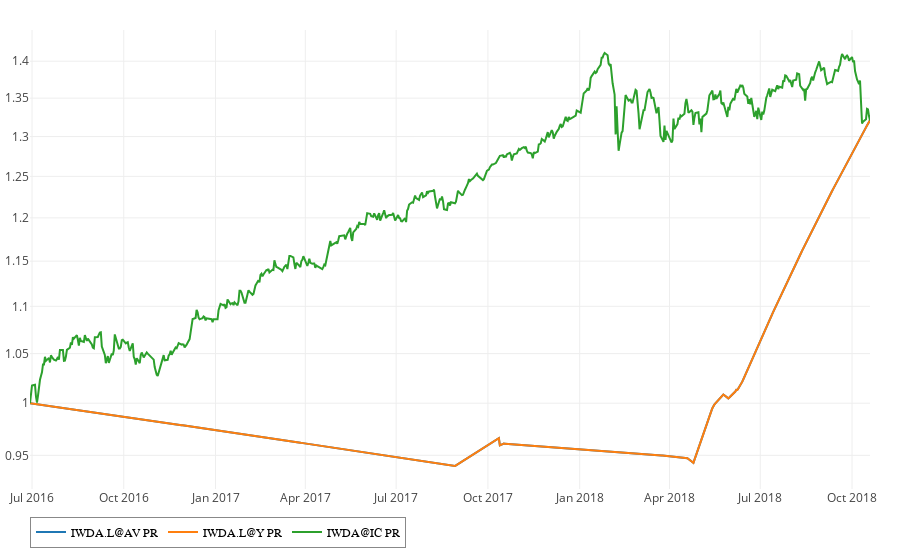

Notebook code cell kept with this figure:
### Code cell
all = [get("IWDA.L@AV"), get("IWDA.L@Y"), get("IWDA@IC")]
all = [price(s) for s in all]
show(all)

### Figure 1 — Plotly figure (JSON) as saved in the notebook; plotly's stock layout.template omitted (floating-point values rounded to 4 significant figures; data arrays with more than 128 entries replaced by an {"elided": "..."} marker saying what was removed)
{"data": [{"connectgaps": false, "mode": "lines", "name": "IWDA.L@AV PR", "text": "IWDA.L@AV PR", "textposition": "middle right", "type": "scatter", "uid": "e1c791da-d386-11e8-b21c-000c29ea52fa", "x": {"elided": "843 str values"}, "y": {"elided": "843 float values"}}, {"connectgaps": false, "mode": "lines", "name": "IWDA.L@Y PR", "text": "IWDA.L@Y PR", "textposition": "middle right", "type": "scatter", "uid": "e1c791db-d386-11e8-b21c-000c29ea52fa", "x": {"elided": "843 str values"}, "y": {"elided": "843 float values"}}, {"connectgaps": false, "mode": "lines", "name": "IWDA@IC PR", "text": "IWDA@IC PR", "textposition": "middle right", "type": "scatter", "uid": "e1c791dc-d386-11e8-b21c-000c29ea52fa", "x": {"elided": "843 str values"}, "y": {"elided": "843 float values"}}], "layout": {"hovermode": "closest", "legend": {"bgcolor": "rgb(255,255,255,50)", "bordercolor": "#888888", "borderwidth": 1, "font": {"color": "#000", "family": "sans-serif", "size": 12}, "orientation": "h", "traceorder": "normal", "x": 0, "y": -0.06, "yanchor": "top"}, "margin": {"b": 30, "l": 30, "pad": 0, "r": 30, "t": 30}, "showlegend": true, "xaxis": {"rangemode": "normal"}, "yaxis": {"autorange": true, "rangemode": "normal", "type": "log"}}}
